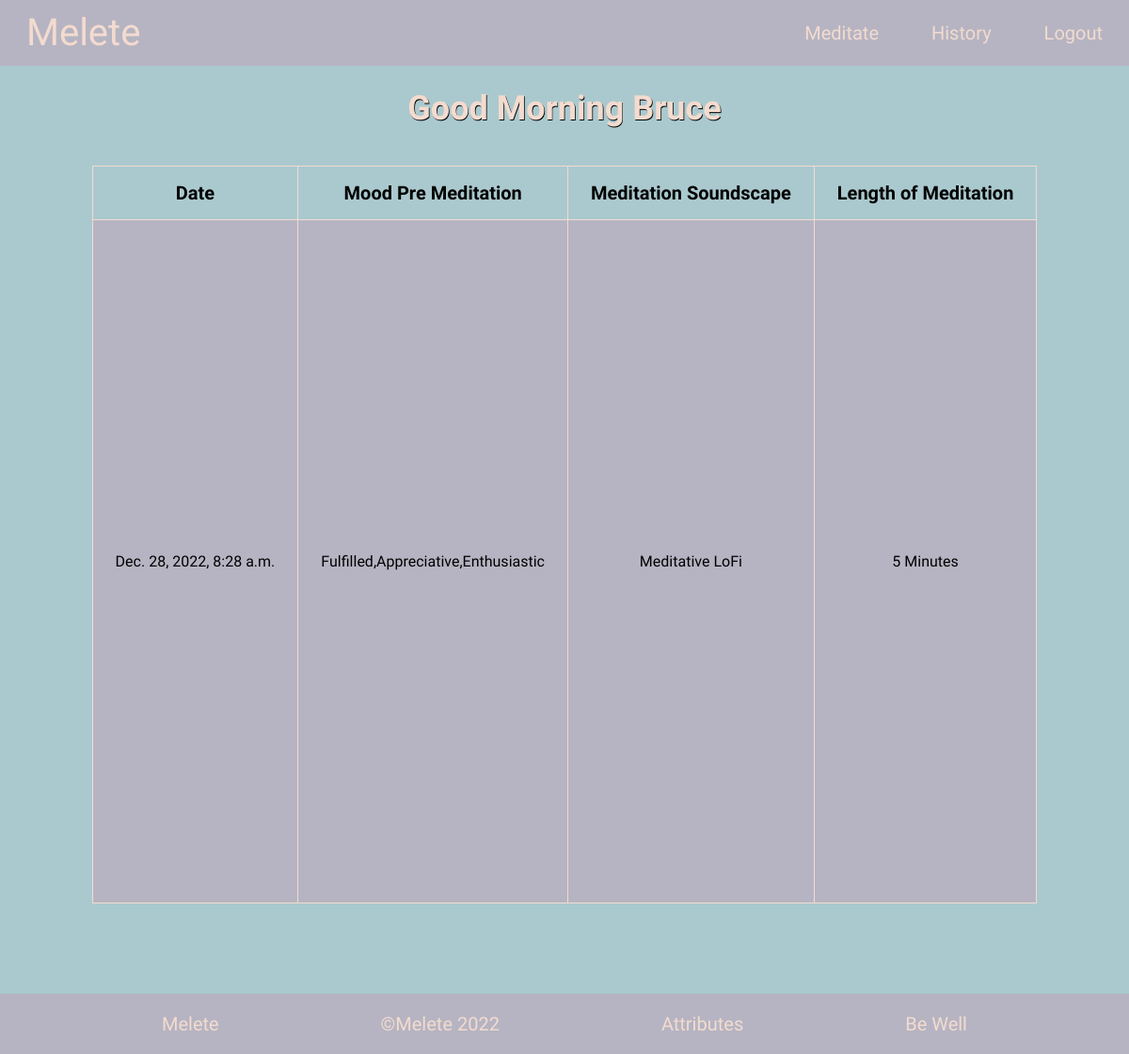
/history/ (signed in), run on an earlier commit of the app's database.
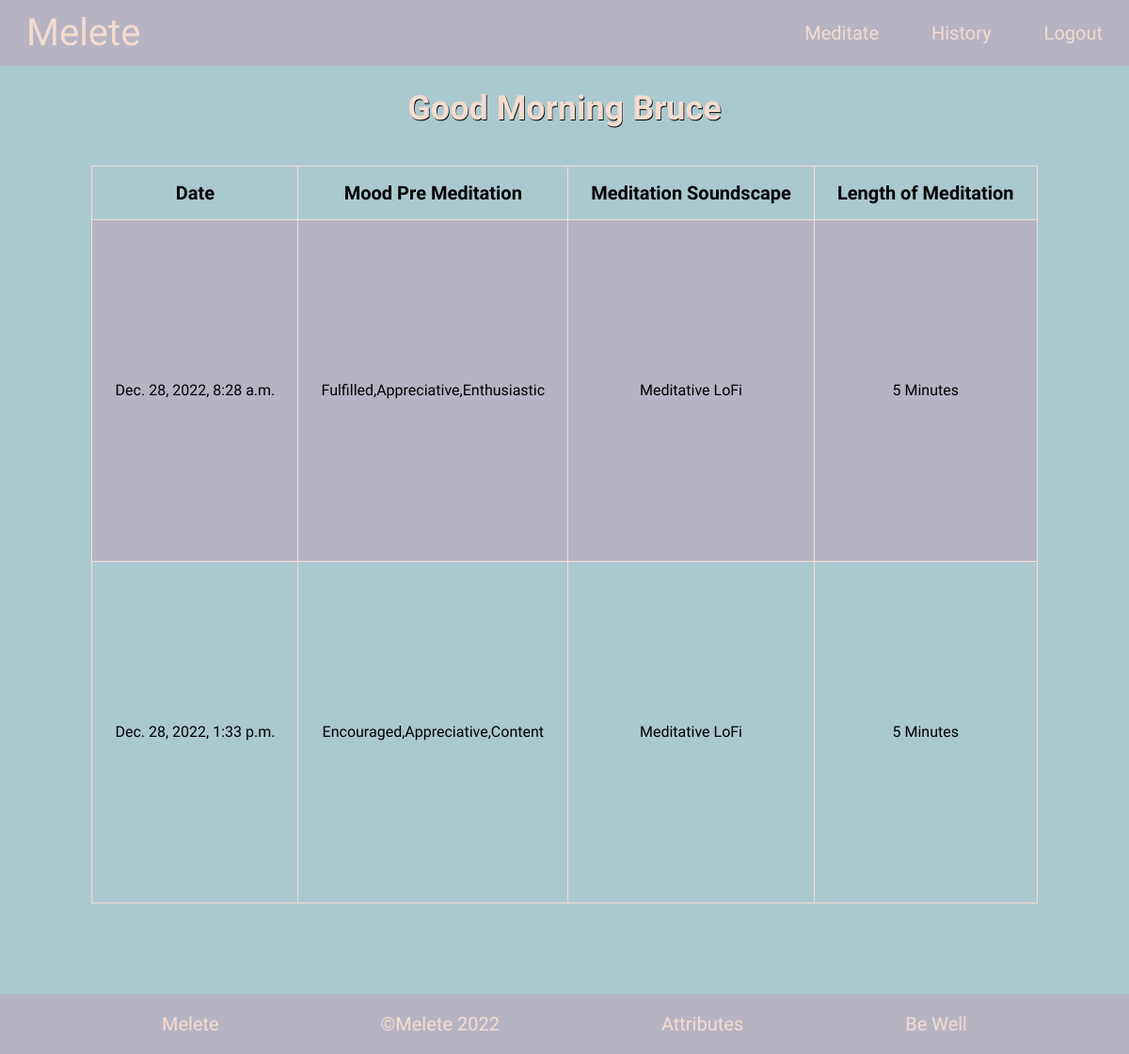
And on a later commit of the database.
### meditation/models.py (models this page shows)
class UserSession(models.Model):
    session_id = models.AutoField(primary_key=True)
    user = models.ForeignKey(User, on_delete=models.CASCADE)
    date_of_meditation = models.DateTimeField(auto_now_add=True)
    moods_before_meditation = models.CharField(max_length=25, null=True)
    meditation_duration = models.CharField(max_length=20)
    song_name = models.CharField(max_length=150)

### meditation/views.py (the view)
# urls.py: path('history/', views.history_page, name='history'),
@login_required(login_url='login/')
def history_page(request):
    user_id = request.user.id
    user_history = UserSession.objects.filter(user_id=user_id).values()
    return render(request, 'history.html', {'user_history': user_history})

### meditation/templates/history.html (shortened to what this page needs)
{% extends "layout.html" %}
{% block main %}
<section class="table_section ">
    <table class="table">
        <thead>
            <tr>
                <th class="table_head">Date</th>
                <th class="table_head">Mood Pre Meditation</th>
                <th class="table_head">Meditation Soundscape</th>
                <th class="table_head">Length of Meditation</th>
            </tr>
        </thead>
        <tbody>
            {% for history in user_history %}
            <tr class="table_row">
                <td class="table_data">{{ history.date_of_meditation }}</td>
                <td class="table_data table_moods">{{ history.moods_before_meditation }}</td>
                <td class="table_data">{{ history.song_name }}</td>
                <td class="table_data">{{ history.meditation_duration }} Minutes</td>
            </tr>
            {% endfor %}
        </tbody>
    </table>
</section>
{% endblock %}

What changed in the data, as far as the page shows it:
added UserSession: date_of_meditation "Dec. 28, 2022, 1:33 p.m.", moods_before_meditation "Encouraged,Appreciative,Content", song_name "Meditative LoFi", meditation_duration "5"
